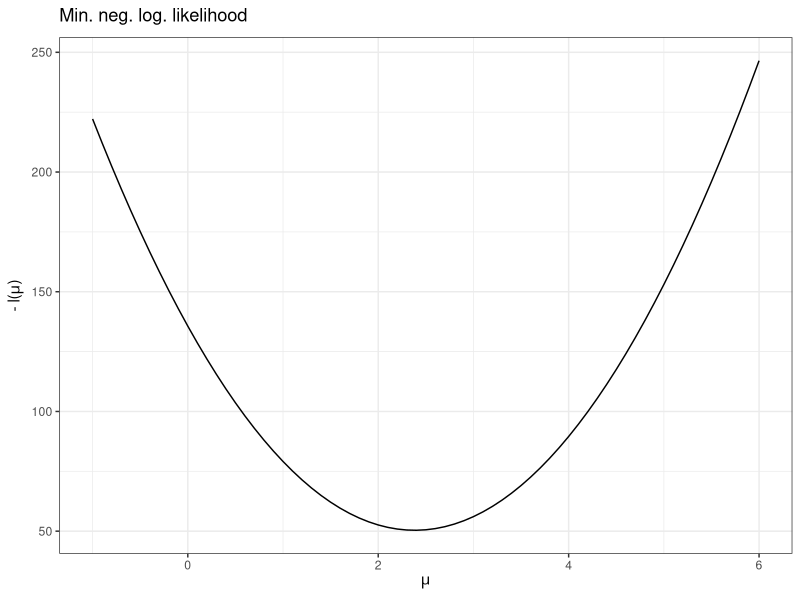
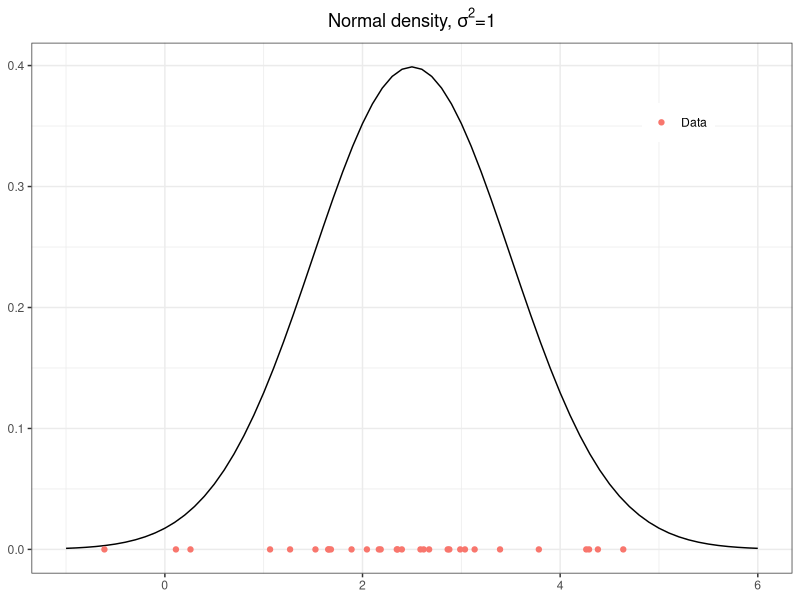
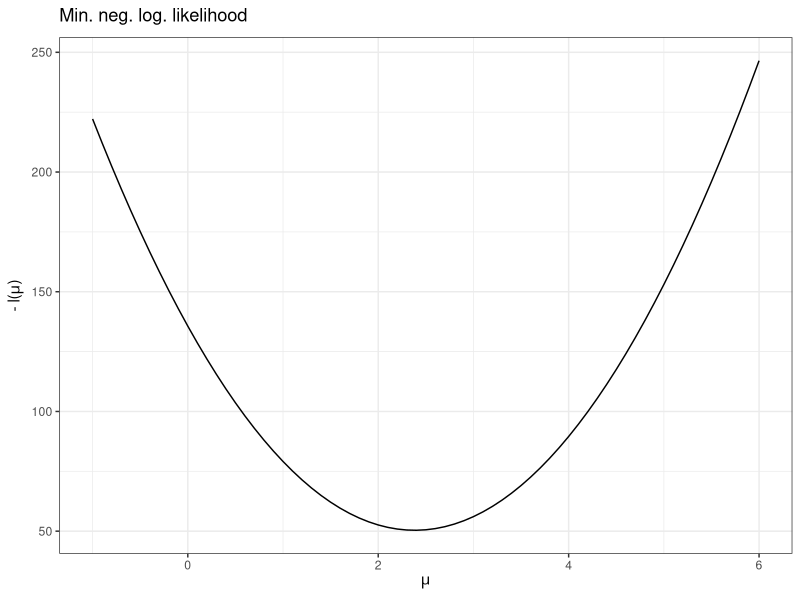
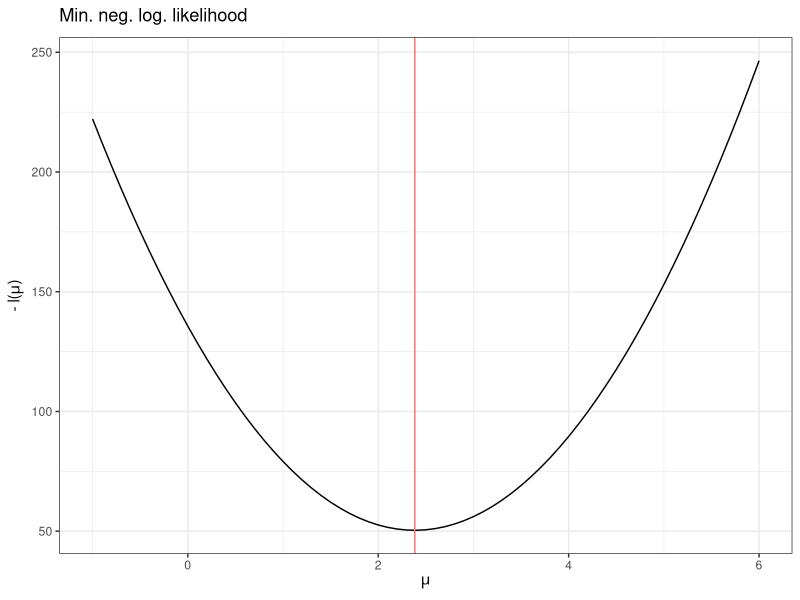

Reproduce these figures in R, in order.
library(ggplot2)

# Artificial data (for plotting)
x <- seq(-1, 6, 0.1)

# Observed data 
xi = rnorm(30, mean=2.5, sd = 1)
n <- length(xi)

y <- dnorm(x, mean=2.5, sd=1)
data <- data.frame(x, y)
p1 <- ggplot(data=data, mapping=aes(x=x, y=y)) + geom_line() +
  ylab(expression(paste('f(x | ',mu,', ',sigma,')'))) +
  ggtitle(expression(paste('Normal density, ',sigma^2,'=1'))) 

p1 = p1 + geom_point(data = data.frame(x = xi, y = 0, Type = "Data"), aes(x = x, y = y, colour = Type))
p1 = p1 + theme_bw()
p1 = p1 + theme(legend.position = c(0.85, 0.85), plot.title = element_text(hjust = 0.5), title = element_blank(), legend.key = element_rect(fill = alpha("white", 0.0)))
ggsave("figure_man/ml_normal_example_dnorm.pdf", p1, width = 3, height = 3)


# generate data for different mu, sigma^2 is always = 1
mus <- seq(-1, 6, 0.1)
out = lapply(mus, function(mu) {
  (n / 2 * log(2 * pi)) + (1 / 2) * sum((xi - mu)^2)
})
out = unlist(out)

p2 <- ggplot(data=data.frame(x = mus, y = out), mapping=aes(x=x, y=y)) + geom_line() +
  xlab(expression(mu)) + ylab(expression(paste('- l(', mu, ')'))) +
  ggtitle(expression(paste('Min. neg. log. likelihood'))) +
  theme(plot.title = element_text(hjust = 0.5)) + theme_bw()
p2

ggsave("figure_man/ml_normal_example_negloglike_nooptim.pdf", p2, width = 3, height = 3)

p2 = p2 + geom_vline(mapping=aes(xintercept=mean(xi)), colour = "#f8766d") 

ggsave("figure_man/ml_normal_example_negloglike.pdf", p2, width = 3, height = 3)

